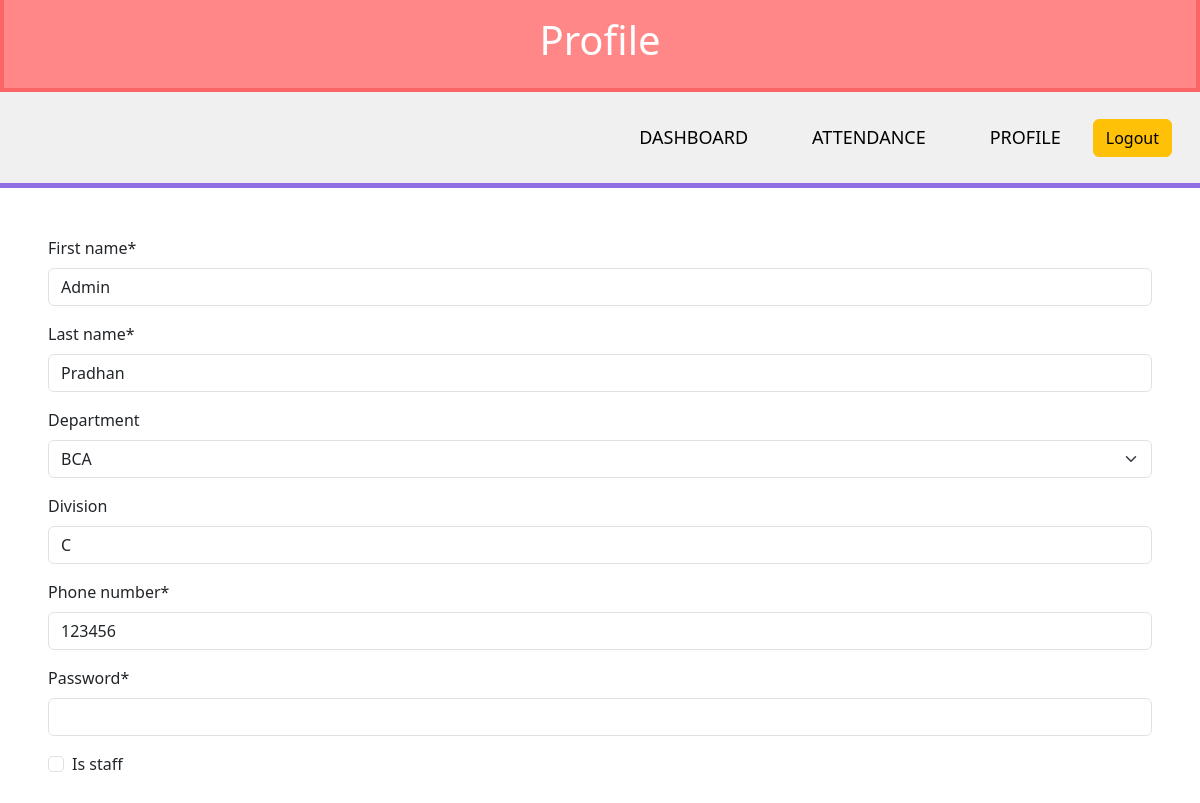
/1/, run on the app's committed database.
### main/models.py (models this page shows, shortened)
class Accounts(AbstractBaseUser):
    first_name = models.CharField(max_length=12)
    last_name = models.CharField(max_length=12)
    department = models.CharField(
        max_length=12, blank=True, choices=STUDENT_DEPARTMENT, default="BCA")
    division = models.CharField(max_length=12, blank=True)
    phone_number = models.CharField(max_length=12, unique=True)
    is_active = models.BooleanField(default=True)
    is_admin = models.BooleanField(default=False)
    is_staff = models.BooleanField(default=False)
    USERNAME_FIELD = "phone_number"
    objects = manager.CustomBaseManager()

### main/views.py (the view)
# urls.py: path('<int:id>/', views.Profile, name="profile"),
def Profile(request,id):
    pi = models.Accounts.objects.get(pk=id)
    form = forms.RegisterAccount(instance=pi)
    return render(request, 'main/profile.html',locals())

### main/forms.py (shortened to what this page needs)
class RegisterAccount(forms.ModelForm):
    password = forms.CharField(label="Password", widget=forms.PasswordInput)
    class Meta:
        model = models.Accounts
        fields = ('first_name','last_name',"department",'division','phone_number',"password","is_staff")

### main/templates/main/profile.html (shortened to what this page needs)
{% extends "main/base.html" %}
{% load static %}
{% load crispy_forms_tags %}
{% block body %}
<main>
  <div class="container-fluid">
    <div class="row">
      <div class="container-fluid student-title-bg p-3 me-3">
        <h1 class="student-heading text-center">Profile</h1>
      </div>
    </div>
    <div class="row bg-gray">
      <nav class="d-flex flex-direction-row align-items-center justify-content-end">
        <ul class="d-flex flex-direction-row align-items-center justify-content-end  remove-bullet pe-3">
          {% if user.is_staff and user.is_admin %}
            <li class="nav-links"><a href="{% url "admin_dashboard" %}" class="nav-link p-4">Dashboard</a></li>
          {% elif user.is_staff and not user.is_admin %}
            <li class="nav-links"><a href="{% url "teacher_dashboard" %}" class="nav-link p-4">Dashboard</a></li>
          {% else %}
            <li class="nav-links"><a href="{% url "student_dashboard" %}" class="nav-link p-4">Dashboard</a></li>
          {% endif %}
          <li class="nav-links"><a href="#" class="nav-link p-4">Attendance</a></li>
          <li class="nav-links"><a href="#" class="nav-link p-4">Profile</a></li>
          <a class="btn btn-warning" href="{% url "logout" %}">Logout</a>
        </ul>
      </nav>
    </div>
    <div class="row"><div class="container my-5 px-5">
      <form >
        {{form|crispy}}
      </form>
    </div>
</main>
{% endblock body %}

### main/static/main/css/custom.css (style rules this page uses)
.p-4 { padding: 2rem !important; }
.student-title-bg { color: white; background-color: #ff8787; border: 4px solid #fc6565; border-top: 0; }
.remove-bullet { list-style: none; }
.bg-gray { background-color: #f0f0f0; border-bottom: 5px solid #9170E4; }
ul { padding: 0 !important; margin-bottom: 0; }
ul.d-flex.remove-bullet li.nav-links { font-size: 18px; text-transform: uppercase; transition: all ease 0.2s; }
a.nav-link { text-decoration: none; color: black; }

### data on the page
Accounts: first_name "Admin", last_name "Pradhan", department "BCA", division "C", phone_number "123456"
